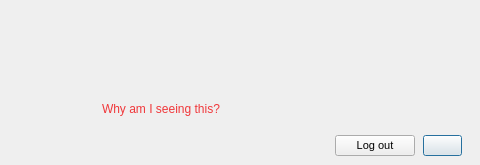
<?xml version="1.0" encoding="UTF-8"?>
<ui version="4.0">
 <class>VerifyLockMessage</class>
 <widget class="QDialog" name="VerifyLockMessage">
  <property name="geometry">
   <rect>
    <x>0</x>
    <y>0</y>
    <width>480</width>
    <height>165</height>
   </rect>
  </property>
  <property name="minimumSize">
   <size>
    <width>480</width>
    <height>165</height>
   </size>
  </property>
  <property name="maximumSize">
   <size>
    <width>480</width>
    <height>165</height>
   </size>
  </property>
  <property name="windowTitle">
   <string/>
  </property>
  <property name="styleSheet">
   <string notr="true">QWidget
{
font-size: 11px;
}</string>
  </property>
  <layout class="QVBoxLayout" name="verticalLayout_2">
   <property name="spacing">
    <number>0</number>
   </property>
   <property name="leftMargin">
    <number>0</number>
   </property>
   <property name="rightMargin">
    <number>0</number>
   </property>
   <property name="bottomMargin">
    <number>0</number>
   </property>
   <item>
    <layout class="QHBoxLayout" name="horizontalLayout_4">
     <property name="spacing">
      <number>22</number>
     </property>
     <property name="leftMargin">
      <number>20</number>
     </property>
     <property name="topMargin">
      <number>0</number>
     </property>
     <property name="rightMargin">
      <number>17</number>
     </property>
     <item>
      <widget class="QWidget" name="wWarning" native="true">
       <layout class="QVBoxLayout" name="verticalLayout_3">
        <property name="leftMargin">
         <number>0</number>
        </property>
        <property name="topMargin">
         <number>0</number>
        </property>
        <property name="rightMargin">
         <number>0</number>
        </property>
        <property name="bottomMargin">
         <number>0</number>
        </property>
        <item>
         <widget class="QToolButton" name="bWarning">
          <property name="minimumSize">
           <size>
            <width>60</width>
            <height>60</height>
           </size>
          </property>
          <property name="maximumSize">
           <size>
            <width>60</width>
            <height>60</height>
           </size>
          </property>
          <property name="styleSheet">
           <string notr="true">#bWarning
{
border: none;
}</string>
          </property>
          <property name="text">
           <string/>
          </property>
          <property name="iconSize">
           <size>
            <width>60</width>
            <height>60</height>
           </size>
          </property>
         </widget>
        </item>
        <item>
         <spacer name="verticalSpacer">
          <property name="orientation">
           <enum>Qt::Vertical</enum>
          </property>
          <property name="sizeHint" stdset="0">
           <size>
            <width>20</width>
            <height>40</height>
           </size>
          </property>
         </spacer>
        </item>
       </layout>
      </widget>
     </item>
     <item>
      <widget class="QWidget" name="wContainer" native="true">
       <layout class="QVBoxLayout" name="verticalLayout">
        <property name="leftMargin">
         <number>0</number>
        </property>
        <property name="topMargin">
         <number>0</number>
        </property>
        <property name="rightMargin">
         <number>0</number>
        </property>
        <property name="bottomMargin">
         <number>0</number>
        </property>
        <item>
         <widget class="QLabel" name="lVerifyEmailTitle">
          <property name="styleSheet">
           <string notr="true">#lVerifyEmailTitle
{
	color: rgba(0,0,0,0.85);
	font-size: 13px;
	font-weight: bold;
}</string>
          </property>
          <property name="text">
           <string/>
          </property>
          <property name="wordWrap">
           <bool>true</bool>
          </property>
         </widget>
        </item>
        <item>
         <widget class="QLabel" name="lVerifyEmailDesc">
          <property name="styleSheet">
           <string notr="true">#lVerifyEmailDesc
{
	color: rgba(0,0,0,0.85);
	font-size: 12px;
	line-height: 14px;
}</string>
          </property>
          <property name="text">
           <string/>
          </property>
          <property name="wordWrap">
           <bool>true</bool>
          </property>
         </widget>
        </item>
        <item>
         <widget class="QWidget" name="wWhySeenThis" native="true">
          <layout class="QHBoxLayout" name="horizontalLayout">
           <property name="leftMargin">
            <number>0</number>
           </property>
           <property name="topMargin">
            <number>0</number>
           </property>
           <property name="rightMargin">
            <number>0</number>
           </property>
           <property name="bottomMargin">
            <number>0</number>
           </property>
           <item>
            <widget class="QLabel" name="lWhySeenThis">
             <property name="cursor">
              <cursorShape>PointingHandCursor</cursorShape>
             </property>
             <property name="styleSheet">
              <string notr="true">#lWhySeenThis
{
    border: none;
	color: #F0373A;
	font-size: 12px;
	line-height: 20px;
}</string>
             </property>
             <property name="text">
              <string>Why am I seeing this?</string>
             </property>
            </widget>
           </item>
           <item>
            <spacer name="horizontalSpacer">
             <property name="orientation">
              <enum>Qt::Horizontal</enum>
             </property>
             <property name="sizeHint" stdset="0">
              <size>
               <width>40</width>
               <height>20</height>
              </size>
             </property>
            </spacer>
           </item>
          </layout>
         </widget>
        </item>
       </layout>
      </widget>
     </item>
    </layout>
   </item>
   <item>
    <widget class="QWidget" name="wButtons" native="true">
     <layout class="QHBoxLayout" name="horizontalLayout_3">
      <property name="spacing">
       <number>8</number>
      </property>
      <property name="leftMargin">
       <number>18</number>
      </property>
      <property name="rightMargin">
       <number>18</number>
      </property>
      <item>
       <spacer name="horizontalSpacer_3">
        <property name="orientation">
         <enum>Qt::Horizontal</enum>
        </property>
        <property name="sizeHint" stdset="0">
         <size>
          <width>50</width>
          <height>20</height>
         </size>
        </property>
       </spacer>
      </item>
      <item>
       <widget class="QLabel" name="lEmailSent">
        <property name="styleSheet">
         <string notr="true">#lEmailSent
{
	color: #666666;
	font-size: 11px;
	line-height: 13px;
}</string>
        </property>
        <property name="text">
         <string/>
        </property>
       </widget>
      </item>
      <item>
       <spacer name="horizontalSpacer_2">
        <property name="orientation">
         <enum>Qt::Horizontal</enum>
        </property>
        <property name="sizeHint" stdset="0">
         <size>
          <width>1</width>
          <height>20</height>
         </size>
        </property>
       </spacer>
      </item>
      <item>
       <widget class="QPushButton" name="bLogout">
        <property name="text">
         <string>Log out</string>
        </property>
       </widget>
      </item>
      <item>
       <widget class="QPushButton" name="bResendEmail">
        <property name="text">
         <string/>
        </property>
        <property name="default">
         <bool>true</bool>
        </property>
       </widget>
      </item>
     </layout>
    </widget>
   </item>
  </layout>
 </widget>
 <resources/>
 <connections/>
</ui>
